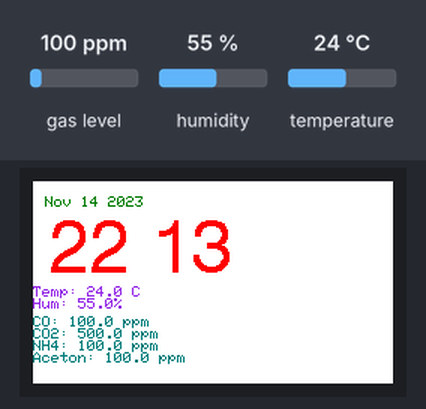
A sketch run on a simulated ESP32. On the bench: 240×135 colour display. The inputs (shaded band) are chosen by the test bench; at power-on: gas level 100 ppm, humidity 55 %, temperature 24 °C. WiFi joins after 1.5 s; servers stay silent unless stated; no MQTT or app messages arrive unless stated; what the sketch prints to the serial monitor is not drawn.

Above: at 3.3 s.
3.4 s: gas level set to 20 ppm
At 4.5 s:
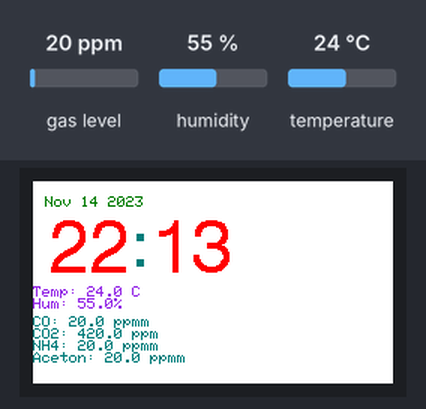
9.2 s: humidity set to 22 %
At 11.3 s:
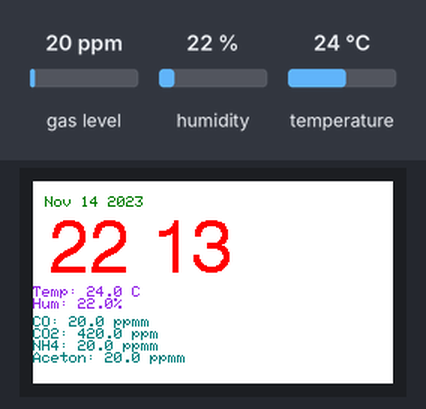
13.2 s: temperature set to 12 °C
At 15.5 s:
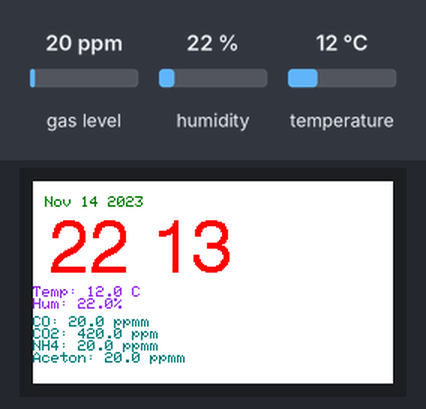
17.2 s: gas level set to 250 ppm
At 18.6 s:
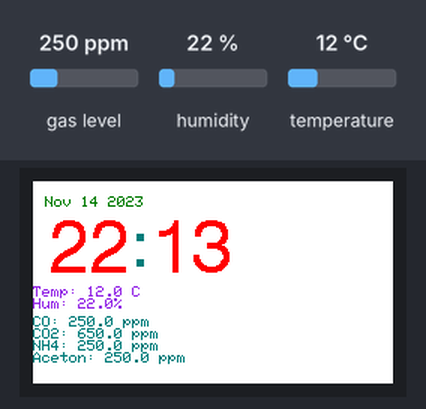
20.3 s: humidity set to 40 %
At 23.6 s:
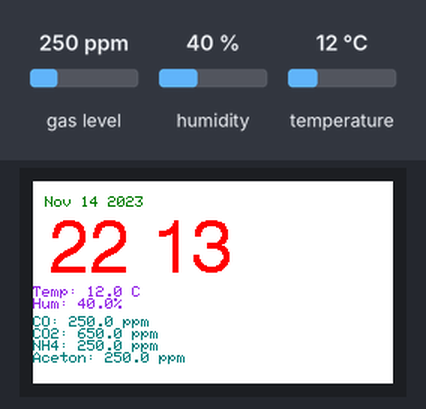
25.3 s: gas level set to 500 ppm
At 42.6 s:
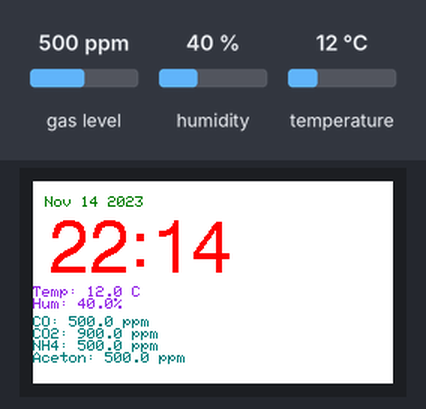
Timing chart, 0 to 44.1 s (numbered marks = the images above; inputs shaded):
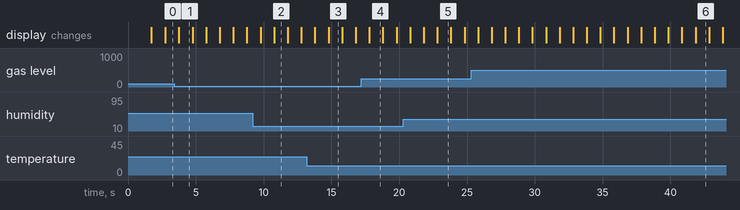

The sketch:

DISPLAY_SCENARIO_WITH_NODE_RED_TRY.ino
```cpp
// Required Libraries
#include "DHT.h"
#include <MQUnifiedsensor.h>
#include <TFT_eSPI.h>
#include <SPI.h>
#include <WiFi.h>
#include <PubSubClient.h>

// WiFi Configuration
const char* ssid = "HARISH 5879";
const char* password = "2<04f3E3";

// MQTT Configuration
const char* mqtt_server = "192.168.235.178";
const int mqtt_port = 1883;

WiFiClient espClient2;
PubSubClient client2(espClient2);

// DHT Sensor Configuration
#define DHTPIN 25
#define DHTTYPE DHT11
DHT dht(DHTPIN, DHTTYPE);

// MQ135 Sensor Configuration
#define placa "Arduino UNO"
#define Voltage_Resolution 5
#define MQ135pin 34
#define MQ135type "MQ-135"
#define ADC_Bit_Resolution 10
#define RatioMQ135CleanAir 3.6
MQUnifiedsensor MQ135(placa, Voltage_Resolution, ADC_Bit_Resolution, MQ135pin, MQ135type);

// TFT Display Configuration
TFT_eSPI tft = TFT_eSPI();
uint32_t targetTime = 0;
byte omm = 99;
bool initial = 1;
byte xcolon = 0;

static uint8_t conv2d(const char* p) {
  uint8_t v = 0;
  if ('0' <= *p && *p <= '9')
    v = *p - '0';
  return 10 * v + *++p - '0';
}

uint8_t hh = conv2d(__TIME__), mm = conv2d(__TIME__ + 3), ss = conv2d(__TIME__ + 6);

void setup() {
  // Serial Setup
  Serial.begin(9600);

  // WiFi Setup
  WiFi.begin(ssid, password);
  while (WiFi.status() != WL_CONNECTED) {
    delay(500);
    Serial.print(".");
  }
  Serial.println("WiFi connected");

  // MQTT Setup
  client2.setServer(mqtt_server, mqtt_port);
  while (!client2.connected()) {
    Serial.print("Connecting to MQTT...");
    if (client2.connect("ArduinoClient2")) {
      Serial.println("connected");
    } else {
      Serial.print("failed, rc=");
      Serial.print(client2.state());
      Serial.println(" try again in 5 seconds");
      delay(5000);
    }
  }

  // DHT Sensor Setup
  Serial.println(F("DHTxx test!"));
  dht.begin();

  // MQ135 Sensor Setup
  MQ135.setRegressionMethod(1);
  MQ135.init();
  Serial.print("Calibrating please wait.");
  float calcR0 = 0;
  for(int i = 1; i <= 10; i++) {
    MQ135.update();
    calcR0 += MQ135.calibrate(RatioMQ135CleanAir);
    Serial.print(".");
  }
  MQ135.setR0(calcR0 / 10);
  Serial.println("  done!");

  // TFT Display Setup
  tft.init();
  tft.setRotation(3); // Set rotation to 1 for horizontal view
  tft.fillScreen(TFT_WHITE); // Set background to white
  tft.setTextColor(TFT_BLACK, TFT_WHITE); // Set text color to black with white background
  targetTime = millis() + 1000;
}

void loop() {
  // Ensure MQTT connection
  if (!client2.connected()) {
    while (!client2.connected()) {
      Serial.print("Connecting to MQTT...");
      if (client2.connect("ArduinoClient2")) {
        Serial.println("connected");
      } else {
        Serial.print("failed, rc=");
        Serial.print(client2.state());
        Serial.println(" try again in 5 seconds");
        delay(5000);
      }
    }
  }
  client2.loop();

  // DHT Sensor Reading
  float h = dht.readHumidity();
  float t = dht.readTemperature();
  float f = dht.readTemperature(true);
  if (isnan(h) || isnan(t) || isnan(f)) {
    Serial.println(F("Failed to read from DHT sensor!"));
    return;
  }
  float hif = dht.computeHeatIndex(f, h);
  float hic = dht.computeHeatIndex(t, h, false);

  // MQ135 Sensor Reading
  MQ135.update();
  MQ135.setA(605.18); MQ135.setB(-3.937);
  float CO = MQ135.readSensor();
  MQ135.setA(77.255); MQ135.setB(-3.18);
  float Alcohol = MQ135.readSensor();
  MQ135.setA(110.47); MQ135.setB(-2.862);
  float CO2 = MQ135.readSensor();
  MQ135.setA(44.947); MQ135.setB(-3.445);
  float Toluen = MQ135.readSensor();
  MQ135.setA(102.2); MQ135.setB(-2.473);
  float NH4 = MQ135.readSensor();
  MQ135.setA(34.668); MQ135.setB(-3.369);
  float Aceton = MQ135.readSensor();

  // Publish sensor data to MQTT
  char msgBuffer[50];
  snprintf(msgBuffer, sizeof(msgBuffer), "%.2f", t);
  client2.publish("arduino/sensors/temp", msgBuffer);
  snprintf(msgBuffer, sizeof(msgBuffer), "%.2f", h);
  client2.publish("arduino/sensors/hum", msgBuffer);
  snprintf(msgBuffer, sizeof(msgBuffer), "%.2f", CO);
  client2.publish("arduino/sensors/co", msgBuffer);
  snprintf(msgBuffer, sizeof(msgBuffer), "%.2f", CO2 + 400);
  client2.publish("arduino/sensors/co2", msgBuffer);
  snprintf(msgBuffer, sizeof(msgBuffer), "%.2f", NH4);
  client2.publish("arduino/sensors/nh4", msgBuffer);
  snprintf(msgBuffer, sizeof(msgBuffer), "%.2f", Aceton);
  client2.publish("arduino/sensors/aceton", msgBuffer);

  // TFT Display Update
  if (targetTime < millis()) {
    targetTime = millis() + 1000;
    ss++;
    if (ss == 60) {
      ss = 0;
      omm = mm;
      mm++;
      if (mm > 59) {
        mm = 0;
        hh++;
        if (hh > 23) {
          hh = 0;
        }
      }
    }

    if (ss == 0 || initial) {
      initial = 0;
      tft.setTextColor(TFT_DARKGREEN, TFT_WHITE);
      tft.setCursor(8, 10);
      tft.print(__DATE__);

    }

    byte xpos = 10;
    byte ypos = 25;
    if (omm != mm) {
      tft.setTextColor(TFT_WHITE, TFT_WHITE);
      tft.drawString("88:88", xpos, ypos, 4);
      tft.setTextColor(TFT_RED, TFT_WHITE);
      omm = mm;

      if (hh < 10) xpos += tft.drawChar('0', xpos, ypos, 6);
      xpos += tft.drawNumber(hh, xpos, ypos, 6);
      xcolon = xpos;
      xpos += tft.drawChar(':', xpos, ypos, 6);
      if (mm < 10) xpos += tft.drawChar('0', xpos, ypos, 6);
      tft.drawNumber(mm, xpos, ypos, 6);
    }

    if (ss % 2) {
      tft.setTextColor(TFT_WHITE, TFT_WHITE);
      xpos += tft.drawChar(':', xcolon, ypos, 6);
      tft.setTextColor(TFT_RED, TFT_WHITE);
    } else {
      tft.drawChar(':', xcolon, ypos, 6);
    }

    // Display Sensor Data
    tft.setTextColor(TFT_VIOLET, TFT_WHITE);
    tft.setCursor(0, 70);
    tft.printf("Temp: %.1f C\nHum: %.1f%%", t, h);

    tft.setTextColor(TFT_DARKCYAN, TFT_WHITE);
    tft.setCursor(0, 90);
    tft.printf("CO: %.1f ppm\n", CO);
    tft.printf("CO2: %.1f ppm\n", CO2 + 400);
    tft.printf("NH4: %.1f ppm\n", NH4);
    tft.printf("Aceton: %.1f ppm\n", Aceton);
  }
}
```

Measured:
- after the input at 3.4 s, the display: changes after 0.36 s (image 1)
- after the input at 9.2 s, the display: first differs from a run without the input after 1.6 s (image 2)
- after the input at 13.2 s, the display: first differs from a run without the input after 1.6 s (image 3)
- after the input at 17.2 s, the display: changes after 0.60 s (image 4)
- after the input at 20.3 s, the display: first differs from a run without the input after 2.5 s (image 5)
- what the display in image 1 shows lasts 1.0 s, from 3.8 s to 4.8 s
